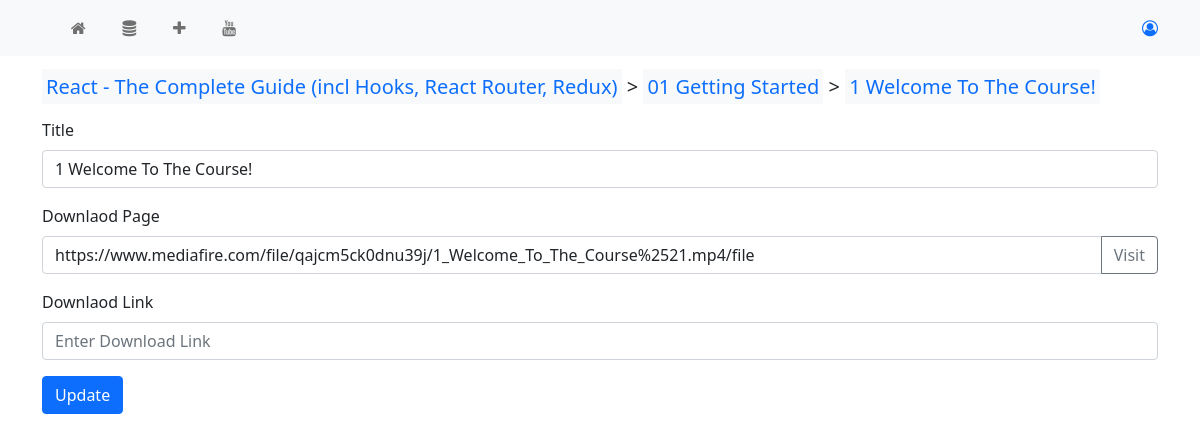
The app's page /video/update/1506 with its own data.
### myapp/models.py (models this page shows, shortened)
class Video(models.Model):
    title = models.CharField(max_length=200)
    chapter = models.ForeignKey(Chapter, on_delete=models.CASCADE)
    download_page = models.URLField()
    download_link = models.URLField(null=True, blank=True)
    last_seen = models.DateTimeField(auto_now=True)
    type = models.CharField(max_length=20, null=True, blank=True)
    is_visited = models.BooleanField(default=False)
    is_done = models.BooleanField(default=False)

class Chapter(models.Model):
    title = models.CharField(max_length=200)
    google_docs_link = models.URLField(null=True, blank=True)
    course = models.ForeignKey(Course, on_delete=models.CASCADE, null=True, blank=True)
    storage = models.ForeignKey(Storage, on_delete=models.CASCADE, null=True, blank=True)
    is_done = models.BooleanField(default=False)

class Course(models.Model):
    title = models.CharField(max_length=200)
    google_docs_link = models.URLField(null=True, blank=True)
    link = models.URLField()
    chapters_videos_json = models.TextField()
    category = models.ForeignKey(Category, on_delete=models.CASCADE, null=True, blank=True)
    is_done = models.BooleanField(default=False)

### myapp/views.py (the view)
# urls.py: path('video/update/<int:id>', views.video_update, name='video-update-page'),
def video_update(request, id):
    if request.method == 'POST':
        title = request.POST.get('title')
        download_page = request.POST.get('download-page')
        download_link = request.POST.get('download-link')
        video = get_object_or_404(Video, pk=int(id))
        try:
            video.title = title
            video.download_page = download_page
            video.download_link = download_link
            video.save()
            messages.success(request, 'The video is updated successfully.')
            redirect_path = reverse('video-detail-page', args=[id])
        except:
            messages.error(request, 'Failed to update the video. Some error occoured.')
            redirect_path = reverse('video-update-page', args=[id])
        return HttpResponseRedirect(redirect_path)
    else:
        context = {
            'video': get_object_or_404(Video, pk=id)
        }
        return render(request, 'myapp/video_update.html', context=context)

### templates/myapp/video_update.html (shortened to what this page needs)
{% extends 'base.html' %}
{% block page_content %}
    <p class="lead">
        <a href="{% url 'course-detail-page' video.chapter.course.id %}" class="bg-light p-1">{{video.chapter.course.title}}</a>
         >
        <a  href="{% url 'chapter-update-page' video.chapter.id %}" class="bg-light p-1">{{video.chapter.title}}</a>
         >
        <a href="{% url 'video-detail-page' video.id %}" class="bg-light p-1">{{video.title}}</a>
    </p>
    <form action="{% url 'video-update-page' video.id %}" method="POST">
        <div class="mb-3">
            <label for="title" class="form-label">Title</label>
            <input type="text" class="form-control" id="title" {% if video.title %} value="{{video.title}}" {% endif %} name="title" placeholder="Enter Title">
        </div>
        <label for="download-page" class="form-label">Downlaod Page</label>
        <div class="input-group mb-3">
            <input type="text" class="form-control" id="download-page" {% if video.download_page %} value="{{video.download_page}}" {% endif %} name="download-page" placeholder="Enter Download Page">
            <a class="btn btn-outline-secondary" href="{{video.download_page}}" target="_blank" type="button">Visit</a>
        </div>
        <div class="mb-3">
            <label for="download-link" class="form-label">Downlaod Link</label>
            <input type="text" class="form-control" id="download-link" {% if video.download_link %} value="{{video.download_link}}" {% endif %} name="download-link" placeholder="Enter Download Link" autofocus>
        </div>
        <button type="submit" class="btn btn-primary">Update</button>
    </form>
{% endblock page_content %}

### templates/base.html (style rules this page uses)
a { text-decoration: none; }

### records on screen
Video: chapter.course "React - The Complete Guide (incl Hooks, React Router, Redux)", chapter "01 Getting Started", title "1 Welcome To The Course!", download-page "https://www.mediafire.com/file/qajcm5ck0dnu39j/1_Welcome_To_The_Course%2521.mp4/file"
